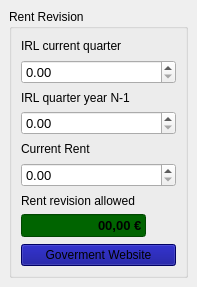
<?xml version="1.0" encoding="UTF-8"?>
<ui version="4.0">
 <class>W_Rent_Tool_Revision</class>
 <widget class="QWidget" name="W_Rent_Tool_Revision">
  <property name="geometry">
   <rect>
    <x>0</x>
    <y>0</y>
    <width>197</width>
    <height>287</height>
   </rect>
  </property>
  <property name="windowTitle">
   <string>Rent Tool Revision</string>
  </property>
  <property name="windowIcon">
   <iconset resource="../../resources/icons.qrc">
    <normaloff>:/assets/gnome-calculator.svg</normaloff>:/assets/gnome-calculator.svg</iconset>
  </property>
  <layout class="QGridLayout" name="gridLayout_2">
   <property name="leftMargin">
    <number>9</number>
   </property>
   <property name="topMargin">
    <number>9</number>
   </property>
   <property name="rightMargin">
    <number>9</number>
   </property>
   <property name="bottomMargin">
    <number>9</number>
   </property>
   <item row="0" column="0">
    <widget class="QGroupBox" name="groupBox">
     <property name="title">
      <string>Rent Revision</string>
     </property>
     <layout class="QGridLayout" name="gridLayout">
      <item row="2" column="0" colspan="2">
       <widget class="QLabel" name="label_12">
        <property name="text">
         <string>IRL quarter year N-1</string>
        </property>
       </widget>
      </item>
      <item row="0" column="0" colspan="2">
       <widget class="QLabel" name="label_14">
        <property name="text">
         <string>IRL current quarter</string>
        </property>
       </widget>
      </item>
      <item row="7" column="1">
       <widget class="QLabel" name="label_21">
        <property name="minimumSize">
         <size>
          <width>24</width>
          <height>24</height>
         </size>
        </property>
        <property name="maximumSize">
         <size>
          <width>24</width>
          <height>24</height>
         </size>
        </property>
        <property name="text">
         <string/>
        </property>
        <property name="pixmap">
         <pixmap resource="../../resources/icons.qrc">:/assets/budget.svg</pixmap>
        </property>
        <property name="scaledContents">
         <bool>true</bool>
        </property>
       </widget>
      </item>
      <item row="4" column="0" colspan="2">
       <widget class="QLabel" name="label_16">
        <property name="text">
         <string>Current Rent</string>
        </property>
       </widget>
      </item>
      <item row="8" column="0" colspan="2">
       <widget class="QPushButton" name="b_revision_web">
        <property name="styleSheet">
         <string notr="true">background-color: darkblue</string>
        </property>
        <property name="text">
         <string>Goverment Website</string>
        </property>
        <property name="icon">
         <iconset resource="../../resources/icons.qrc">
          <normaloff>:/assets/internet-web-browser.svg</normaloff>:/assets/internet-web-browser.svg</iconset>
        </property>
       </widget>
      </item>
      <item row="1" column="0" colspan="2">
       <widget class="QDoubleSpinBox" name="dsb_IRL_current">
        <property name="font">
         <font>
          <pointsize>10</pointsize>
         </font>
        </property>
        <property name="alignment">
         <set>Qt::AlignmentFlag::AlignLeading|Qt::AlignmentFlag::AlignLeft|Qt::AlignmentFlag::AlignVCenter</set>
        </property>
        <property name="maximum">
         <double>999999999.000000000000000</double>
        </property>
       </widget>
      </item>
      <item row="6" column="0" colspan="2">
       <widget class="QLabel" name="label_13">
        <property name="text">
         <string>Rent revision allowed</string>
        </property>
       </widget>
      </item>
      <item row="5" column="0" colspan="2">
       <widget class="QDoubleSpinBox" name="dsb_rent_current">
        <property name="font">
         <font>
          <pointsize>10</pointsize>
         </font>
        </property>
        <property name="suffix">
         <string/>
        </property>
        <property name="maximum">
         <double>999999999.000000000000000</double>
        </property>
       </widget>
      </item>
      <item row="3" column="0" colspan="2">
       <widget class="QDoubleSpinBox" name="dsb_IRL_last">
        <property name="font">
         <font>
          <pointsize>10</pointsize>
         </font>
        </property>
        <property name="alignment">
         <set>Qt::AlignmentFlag::AlignLeading|Qt::AlignmentFlag::AlignLeft|Qt::AlignmentFlag::AlignVCenter</set>
        </property>
        <property name="maximum">
         <double>999999999.000000000000000</double>
        </property>
       </widget>
      </item>
      <item row="7" column="0">
       <widget class="QLineEdit" name="le_rent_possible">
        <property name="sizePolicy">
         <sizepolicy hsizetype="Preferred" vsizetype="Fixed">
          <horstretch>0</horstretch>
          <verstretch>0</verstretch>
         </sizepolicy>
        </property>
        <property name="font">
         <font>
          <pointsize>10</pointsize>
          <bold>true</bold>
         </font>
        </property>
        <property name="styleSheet">
         <string notr="true">background-color: darkgreen</string>
        </property>
        <property name="text">
         <string>00,00 €</string>
        </property>
        <property name="alignment">
         <set>Qt::AlignmentFlag::AlignRight|Qt::AlignmentFlag::AlignTrailing|Qt::AlignmentFlag::AlignVCenter</set>
        </property>
        <property name="readOnly">
         <bool>true</bool>
        </property>
       </widget>
      </item>
     </layout>
    </widget>
   </item>
  </layout>
 </widget>
 <resources>
  <include location="../../resources/icons.qrc"/>
 </resources>
 <connections/>
</ui>
